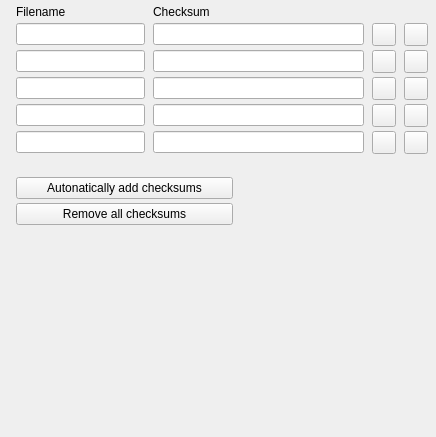
<?xml version="1.0" encoding="UTF-8"?>
<ui version="4.0">
  <class>ModernProfileEditorAddtionalChecksumFrame</class>
  <widget class="QWidget" name="ModernProfileEditorAddtionalChecksumFrame">
    <property name="geometry"><rect><x>0</x><y>0</y><width>436</width><height>437</height></rect></property>
    <property name="vclDesignWidth" stdset="0"><number>436</number></property>
    <property name="vclDesignHeight" stdset="0"><number>437</number></property>
    <layout class="QVBoxLayout" name="ModernProfileEditorAddtionalChecksumFrame_Layout" stretch="0,0,0,1">
      <property name="leftMargin"><number>16</number></property>
      <property name="topMargin"><number>5</number></property>
      <property name="rightMargin"><number>8</number></property>
      <property name="bottomMargin"><number>8</number></property>
      <property name="spacing"><number>0</number></property>
      <item>
        <layout class="QGridLayout" name="ModernProfileEditorAddtionalChecksumFrame_Section1" columnstretch="0,0,1,0,0">
          <property name="leftMargin"><number>0</number></property>
          <property name="topMargin"><number>0</number></property>
          <property name="rightMargin"><number>0</number></property>
          <property name="bottomMargin"><number>0</number></property>
          <property name="horizontalSpacing"><number>8</number></property>
          <property name="verticalSpacing"><number>4</number></property>
          <item row="0" column="0">
            <widget class="QLabel" name="FilenameLabel">
              <property name="text"><string>Filename</string></property>
              <property name="textFormat"><enum>Qt::PlainText</enum></property>
              <property name="alignment"><set>Qt::AlignLeft|Qt::AlignTop</set></property>
            </widget>
          </item>
          <item row="0" column="1" colspan="2">
            <widget class="QLabel" name="ChecksumLabel">
              <property name="text"><string>Checksum</string></property>
              <property name="textFormat"><enum>Qt::PlainText</enum></property>
              <property name="alignment"><set>Qt::AlignLeft|Qt::AlignTop</set></property>
            </widget>
          </item>
          <item row="1" column="0" alignment="Qt::AlignLeft">
            <widget class="QLineEdit" name="FilenameEdit1">
              <property name="minimumSize"><size><width>129</width><height>0</height></size></property>
            </widget>
          </item>
          <item row="1" column="1" colspan="2">
            <widget class="QLineEdit" name="ChecksumEdit1">
              <property name="readOnly"><bool>true</bool></property>
            </widget>
          </item>
          <item row="1" column="3" alignment="Qt::AlignRight">
            <widget class="QToolButton" name="SelectButton1">
              <property name="icon"><iconset resource="../../resources/dfend.qrc"><normaloff>:/glyphs/92d9d1a333bceee3.png</normaloff></iconset></property>
              <property name="iconSize"><size><width>16</width><height>16</height></size></property>
              <property name="minimumSize"><size><width>23</width><height>0</height></size></property>
            </widget>
          </item>
          <item row="1" column="4" alignment="Qt::AlignRight">
            <widget class="QToolButton" name="DeleteButton1">
              <property name="tag" stdset="0"><number>5</number></property>
              <property name="icon"><iconset resource="../../resources/dfend.qrc"><normaloff>:/glyphs/86ad06b420cc830c.png</normaloff></iconset></property>
              <property name="iconSize"><size><width>16</width><height>16</height></size></property>
              <property name="minimumSize"><size><width>23</width><height>0</height></size></property>
            </widget>
          </item>
          <item row="2" column="0" alignment="Qt::AlignLeft">
            <widget class="QLineEdit" name="FilenameEdit2">
              <property name="minimumSize"><size><width>129</width><height>0</height></size></property>
            </widget>
          </item>
          <item row="2" column="1" colspan="2">
            <widget class="QLineEdit" name="ChecksumEdit2">
              <property name="readOnly"><bool>true</bool></property>
            </widget>
          </item>
          <item row="2" column="3" alignment="Qt::AlignRight">
            <widget class="QToolButton" name="SelectButton2">
              <property name="tag" stdset="0"><number>1</number></property>
              <property name="icon"><iconset resource="../../resources/dfend.qrc"><normaloff>:/glyphs/92d9d1a333bceee3.png</normaloff></iconset></property>
              <property name="iconSize"><size><width>16</width><height>16</height></size></property>
              <property name="minimumSize"><size><width>23</width><height>0</height></size></property>
            </widget>
          </item>
          <item row="2" column="4" alignment="Qt::AlignRight">
            <widget class="QToolButton" name="DeleteButton2">
              <property name="tag" stdset="0"><number>6</number></property>
              <property name="icon"><iconset resource="../../resources/dfend.qrc"><normaloff>:/glyphs/86ad06b420cc830c.png</normaloff></iconset></property>
              <property name="iconSize"><size><width>16</width><height>16</height></size></property>
              <property name="minimumSize"><size><width>23</width><height>0</height></size></property>
            </widget>
          </item>
          <item row="3" column="0" alignment="Qt::AlignLeft">
            <widget class="QLineEdit" name="FilenameEdit3">
              <property name="minimumSize"><size><width>129</width><height>0</height></size></property>
            </widget>
          </item>
          <item row="3" column="1" colspan="2">
            <widget class="QLineEdit" name="ChecksumEdit3">
              <property name="readOnly"><bool>true</bool></property>
            </widget>
          </item>
          <item row="3" column="3" alignment="Qt::AlignRight">
            <widget class="QToolButton" name="SelectButton3">
              <property name="tag" stdset="0"><number>2</number></property>
              <property name="icon"><iconset resource="../../resources/dfend.qrc"><normaloff>:/glyphs/92d9d1a333bceee3.png</normaloff></iconset></property>
              <property name="iconSize"><size><width>16</width><height>16</height></size></property>
              <property name="minimumSize"><size><width>23</width><height>0</height></size></property>
            </widget>
          </item>
          <item row="3" column="4" alignment="Qt::AlignRight">
            <widget class="QToolButton" name="DeleteButton3">
              <property name="tag" stdset="0"><number>7</number></property>
              <property name="icon"><iconset resource="../../resources/dfend.qrc"><normaloff>:/glyphs/86ad06b420cc830c.png</normaloff></iconset></property>
              <property name="iconSize"><size><width>16</width><height>16</height></size></property>
              <property name="minimumSize"><size><width>23</width><height>0</height></size></property>
            </widget>
          </item>
          <item row="4" column="0" alignment="Qt::AlignLeft">
            <widget class="QLineEdit" name="FilenameEdit4">
              <property name="minimumSize"><size><width>129</width><height>0</height></size></property>
            </widget>
          </item>
          <item row="4" column="1" colspan="2">
            <widget class="QLineEdit" name="ChecksumEdit4">
              <property name="readOnly"><bool>true</bool></property>
            </widget>
          </item>
          <item row="4" column="3" alignment="Qt::AlignRight">
            <widget class="QToolButton" name="SelectButton4">
              <property name="tag" stdset="0"><number>3</number></property>
              <property name="icon"><iconset resource="../../resources/dfend.qrc"><normaloff>:/glyphs/92d9d1a333bceee3.png</normaloff></iconset></property>
              <property name="iconSize"><size><width>16</width><height>16</height></size></property>
              <property name="minimumSize"><size><width>23</width><height>0</height></size></property>
            </widget>
          </item>
          <item row="4" column="4" alignment="Qt::AlignRight">
            <widget class="QToolButton" name="DeleteButton4">
              <property name="tag" stdset="0"><number>8</number></property>
              <property name="icon"><iconset resource="../../resources/dfend.qrc"><normaloff>:/glyphs/86ad06b420cc830c.png</normaloff></iconset></property>
              <property name="iconSize"><size><width>16</width><height>16</height></size></property>
              <property name="minimumSize"><size><width>23</width><height>0</height></size></property>
            </widget>
          </item>
          <item row="5" column="0" alignment="Qt::AlignLeft">
            <widget class="QLineEdit" name="FilenameEdit5">
              <property name="minimumSize"><size><width>129</width><height>0</height></size></property>
            </widget>
          </item>
          <item row="5" column="1" colspan="2">
            <widget class="QLineEdit" name="ChecksumEdit5">
              <property name="readOnly"><bool>true</bool></property>
            </widget>
          </item>
          <item row="5" column="3" alignment="Qt::AlignRight">
            <widget class="QToolButton" name="SelectButton5">
              <property name="tag" stdset="0"><number>4</number></property>
              <property name="icon"><iconset resource="../../resources/dfend.qrc"><normaloff>:/glyphs/92d9d1a333bceee3.png</normaloff></iconset></property>
              <property name="iconSize"><size><width>16</width><height>16</height></size></property>
              <property name="minimumSize"><size><width>23</width><height>0</height></size></property>
            </widget>
          </item>
          <item row="5" column="4" alignment="Qt::AlignRight">
            <widget class="QToolButton" name="DeleteButton5">
              <property name="tag" stdset="0"><number>9</number></property>
              <property name="icon"><iconset resource="../../resources/dfend.qrc"><normaloff>:/glyphs/86ad06b420cc830c.png</normaloff></iconset></property>
              <property name="iconSize"><size><width>16</width><height>16</height></size></property>
              <property name="minimumSize"><size><width>23</width><height>0</height></size></property>
            </widget>
          </item>
          <item row="0" column="2">
            <spacer name="ModernProfileEditorAddtionalChecksumFrame_Section1_HFill">
              <property name="orientation"><enum>Qt::Horizontal</enum></property>
              <property name="sizeHint" stdset="0"><size><width>0</width><height>0</height></size></property>
            </spacer>
          </item>
        </layout>
      </item>
      <item>
        <spacer name="ModernProfileEditorAddtionalChecksumFrame_Gap1">
          <property name="orientation"><enum>Qt::Vertical</enum></property>
          <property name="sizeType"><enum>QSizePolicy::Fixed</enum></property>
          <property name="sizeHint" stdset="0"><size><width>0</width><height>23</height></size></property>
        </spacer>
      </item>
      <item>
        <layout class="QGridLayout" name="ModernProfileEditorAddtionalChecksumFrame_Section2" columnstretch="0,1">
          <property name="leftMargin"><number>0</number></property>
          <property name="topMargin"><number>0</number></property>
          <property name="rightMargin"><number>0</number></property>
          <property name="bottomMargin"><number>0</number></property>
          <property name="horizontalSpacing"><number>8</number></property>
          <property name="verticalSpacing"><number>4</number></property>
          <item row="0" column="0" alignment="Qt::AlignLeft">
            <widget class="QPushButton" name="AddAllButton">
              <property name="tag" stdset="0"><number>-1</number></property>
              <property name="text"><string>Autonatically add checksums</string></property>
              <property name="icon"><iconset resource="../../resources/dfend.qrc"><normaloff>:/glyphs/3a424dac33bae56c.png</normaloff></iconset></property>
              <property name="autoDefault"><bool>false</bool></property>
              <property name="vclOnClick" stdset="0"><string notr="true">ButtonWork</string></property>
              <property name="minimumSize"><size><width>217</width><height>0</height></size></property>
            </widget>
          </item>
          <item row="1" column="0" alignment="Qt::AlignLeft">
            <widget class="QPushButton" name="ClearAllButton">
              <property name="tag" stdset="0"><number>-2</number></property>
              <property name="text"><string>Remove all checksums</string></property>
              <property name="icon"><iconset resource="../../resources/dfend.qrc"><normaloff>:/glyphs/86ad06b420cc830c.png</normaloff></iconset></property>
              <property name="autoDefault"><bool>false</bool></property>
              <property name="vclOnClick" stdset="0"><string notr="true">ButtonWork</string></property>
              <property name="minimumSize"><size><width>217</width><height>0</height></size></property>
            </widget>
          </item>
          <item row="0" column="1">
            <spacer name="ModernProfileEditorAddtionalChecksumFrame_Section2_HFill">
              <property name="orientation"><enum>Qt::Horizontal</enum></property>
              <property name="sizeHint" stdset="0"><size><width>0</width><height>0</height></size></property>
            </spacer>
          </item>
        </layout>
      </item>
      <item>
        <spacer name="ModernProfileEditorAddtionalChecksumFrame_VFill">
          <property name="orientation"><enum>Qt::Vertical</enum></property>
          <property name="sizeHint" stdset="0"><size><width>0</width><height>0</height></size></property>
        </spacer>
      </item>
    </layout>
  </widget>
  <tabstops>
    <tabstop>FilenameEdit1</tabstop>
    <tabstop>ChecksumEdit1</tabstop>
    <tabstop>FilenameEdit2</tabstop>
    <tabstop>ChecksumEdit2</tabstop>
    <tabstop>FilenameEdit3</tabstop>
    <tabstop>ChecksumEdit3</tabstop>
    <tabstop>FilenameEdit4</tabstop>
    <tabstop>ChecksumEdit4</tabstop>
    <tabstop>FilenameEdit5</tabstop>
    <tabstop>ChecksumEdit5</tabstop>
    <tabstop>AddAllButton</tabstop>
    <tabstop>ClearAllButton</tabstop>
  </tabstops>
  <resources>
    <include location="../../resources/dfend.qrc" />
  </resources>
  <connections />
</ui>
